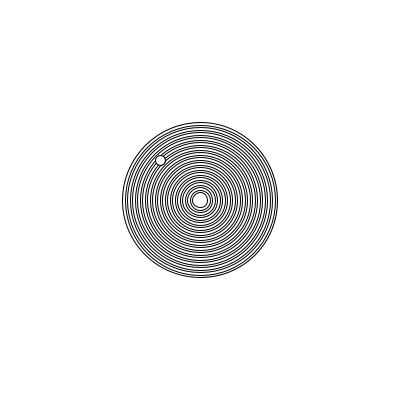
Frame 1 (no input)
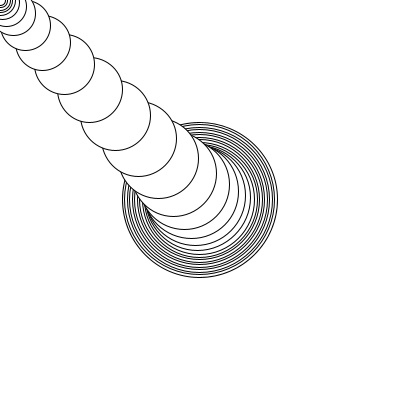
Frame 60 (the mouse pressed at the canvas centre just before this capture)
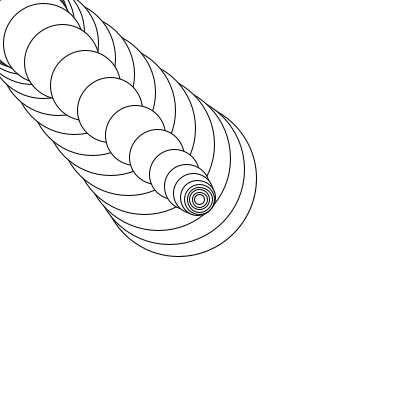
Frame 120 (the mouse held since frame 60 and released just before this capture)

The Processing sketch that drew these frames (run headless with seeded random() and noise(); from frame 60 on, the mouse is pressed at the canvas centre):

// Processing sketch: processing_14008
// ── processing_14008.pde


float dotX[] = new float[30];
float dotY[] = new float[30];
void setup() {
  size(400,400);
  background (255,255,255);
  for (int i=0; i<30; i++) {
    dotX[i] = 200;
    dotY[i] = 200;
  }
}
void draw() {
  background (255,255,255);
  
  for (int i=29; i>0; i--) {
    dotX[i] = (dotX[i-1]-dotX[i])*0.2 + dotX[i];
    dotY[i] = (dotY[i-1]-dotY[i])*0.2 + dotY[i];
  }
  dotX[0] = (mouseX-dotX[0])*0.2 + dotX[0];
  dotY[0] = (mouseY-dotY[0])*0.2 + dotY[0];
  for (int i=29; i>=0; i--) {
    ellipse(dotX[i],dotY[i],10+i*5,10+i*5);
  }
}
